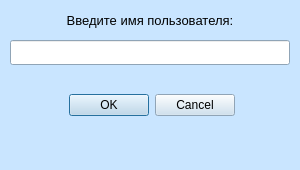
<?xml version="1.0" encoding="UTF-8"?>
<ui version="4.0">
 <class>Dialog</class>
 <widget class="QDialog" name="Dialog">
  <property name="geometry">
   <rect>
    <x>0</x>
    <y>0</y>
    <width>300</width>
    <height>170</height>
   </rect>
  </property>
  <property name="palette">
   <palette>
    <active>
     <colorrole role="Button">
      <brush brushstyle="SolidPattern">
       <color alpha="255">
        <red>200</red>
        <green>222</green>
        <blue>239</blue>
       </color>
      </brush>
     </colorrole>
     <colorrole role="Base">
      <brush brushstyle="SolidPattern">
       <color alpha="255">
        <red>255</red>
        <green>255</green>
        <blue>255</blue>
       </color>
      </brush>
     </colorrole>
     <colorrole role="Window">
      <brush brushstyle="SolidPattern">
       <color alpha="255">
        <red>201</red>
        <green>229</green>
        <blue>255</blue>
       </color>
      </brush>
     </colorrole>
    </active>
    <inactive>
     <colorrole role="Button">
      <brush brushstyle="SolidPattern">
       <color alpha="255">
        <red>200</red>
        <green>222</green>
        <blue>239</blue>
       </color>
      </brush>
     </colorrole>
     <colorrole role="Base">
      <brush brushstyle="SolidPattern">
       <color alpha="255">
        <red>255</red>
        <green>255</green>
        <blue>255</blue>
       </color>
      </brush>
     </colorrole>
     <colorrole role="Window">
      <brush brushstyle="SolidPattern">
       <color alpha="255">
        <red>201</red>
        <green>229</green>
        <blue>255</blue>
       </color>
      </brush>
     </colorrole>
    </inactive>
    <disabled>
     <colorrole role="Button">
      <brush brushstyle="SolidPattern">
       <color alpha="255">
        <red>200</red>
        <green>222</green>
        <blue>239</blue>
       </color>
      </brush>
     </colorrole>
     <colorrole role="Base">
      <brush brushstyle="SolidPattern">
       <color alpha="255">
        <red>201</red>
        <green>229</green>
        <blue>255</blue>
       </color>
      </brush>
     </colorrole>
     <colorrole role="Window">
      <brush brushstyle="SolidPattern">
       <color alpha="255">
        <red>201</red>
        <green>229</green>
        <blue>255</blue>
       </color>
      </brush>
     </colorrole>
    </disabled>
   </palette>
  </property>
  <property name="windowTitle">
   <string>Dialog</string>
  </property>
  <widget class="QDialogButtonBox" name="buttonBox">
   <property name="geometry">
    <rect>
     <x>65</x>
     <y>90</y>
     <width>170</width>
     <height>30</height>
    </rect>
   </property>
   <property name="orientation">
    <enum>Qt::Horizontal</enum>
   </property>
   <property name="standardButtons">
    <set>QDialogButtonBox::Cancel|QDialogButtonBox::Ok</set>
   </property>
  </widget>
  <widget class="QLabel" name="label">
   <property name="geometry">
    <rect>
     <x>25</x>
     <y>10</y>
     <width>250</width>
     <height>20</height>
    </rect>
   </property>
   <property name="font">
    <font>
     <pointsize>10</pointsize>
    </font>
   </property>
   <property name="text">
    <string>Введите имя пользователя:</string>
   </property>
   <property name="alignment">
    <set>Qt::AlignCenter</set>
   </property>
  </widget>
  <widget class="QLineEdit" name="lineEdit">
   <property name="geometry">
    <rect>
     <x>10</x>
     <y>40</y>
     <width>280</width>
     <height>25</height>
    </rect>
   </property>
   <property name="font">
    <font>
     <pointsize>10</pointsize>
    </font>
   </property>
   <property name="alignment">
    <set>Qt::AlignCenter</set>
   </property>
  </widget>
 </widget>
 <resources/>
 <connections>
  <connection>
   <sender>buttonBox</sender>
   <signal>accepted()</signal>
   <receiver>Dialog</receiver>
   <slot>accept()</slot>
   <hints>
    <hint type="sourcelabel">
     <x>248</x>
     <y>254</y>
    </hint>
    <hint type="destinationlabel">
     <x>157</x>
     <y>274</y>
    </hint>
   </hints>
  </connection>
  <connection>
   <sender>buttonBox</sender>
   <signal>rejected()</signal>
   <receiver>Dialog</receiver>
   <slot>reject()</slot>
   <hints>
    <hint type="sourcelabel">
     <x>316</x>
     <y>260</y>
    </hint>
    <hint type="destinationlabel">
     <x>286</x>
     <y>274</y>
    </hint>
   </hints>
  </connection>
 </connections>
</ui>
